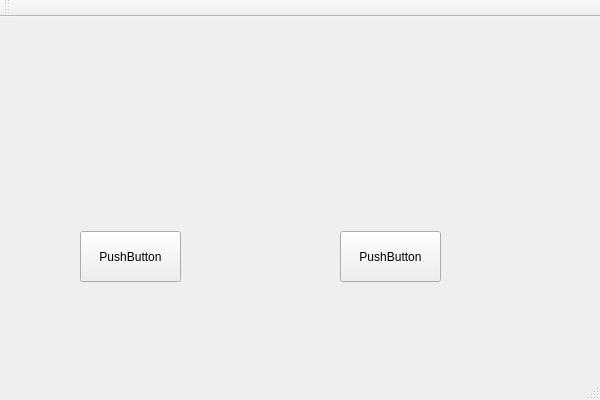
<?xml version="1.0" encoding="UTF-8"?>
<ui version="4.0">
 <class>TestClass</class>
 <widget class="QMainWindow" name="TestClass">
  <property name="geometry">
   <rect>
    <x>0</x>
    <y>0</y>
    <width>600</width>
    <height>400</height>
   </rect>
  </property>
  <property name="windowTitle">
   <string>Test</string>
  </property>
  <property name="windowIcon">
   <iconset resource="Test.qrc">
    <normaloff>:/Test/2.ico</normaloff>:/Test/2.ico</iconset>
  </property>
  <widget class="QWidget" name="centralWidget">
   <widget class="QPushButton" name="pushButton">
    <property name="geometry">
     <rect>
      <x>80</x>
      <y>214</y>
      <width>101</width>
      <height>51</height>
     </rect>
    </property>
    <property name="text">
     <string>PushButton</string>
    </property>
   </widget>
   <widget class="QPushButton" name="pushButton_2">
    <property name="geometry">
     <rect>
      <x>340</x>
      <y>214</y>
      <width>101</width>
      <height>51</height>
     </rect>
    </property>
    <property name="text">
     <string>PushButton</string>
    </property>
   </widget>
  </widget>
  <widget class="QMenuBar" name="menuBar">
   <property name="geometry">
    <rect>
     <x>0</x>
     <y>0</y>
     <width>600</width>
     <height>17</height>
    </rect>
   </property>
  </widget>
  <widget class="QToolBar" name="mainToolBar">
   <attribute name="toolBarArea">
    <enum>TopToolBarArea</enum>
   </attribute>
   <attribute name="toolBarBreak">
    <bool>false</bool>
   </attribute>
  </widget>
  <widget class="QStatusBar" name="statusBar"/>
 </widget>
 <layoutdefault spacing="6" margin="11"/>
 <resources>
  <include location="Test.qrc"/>
 </resources>
 <connections/>
</ui>
